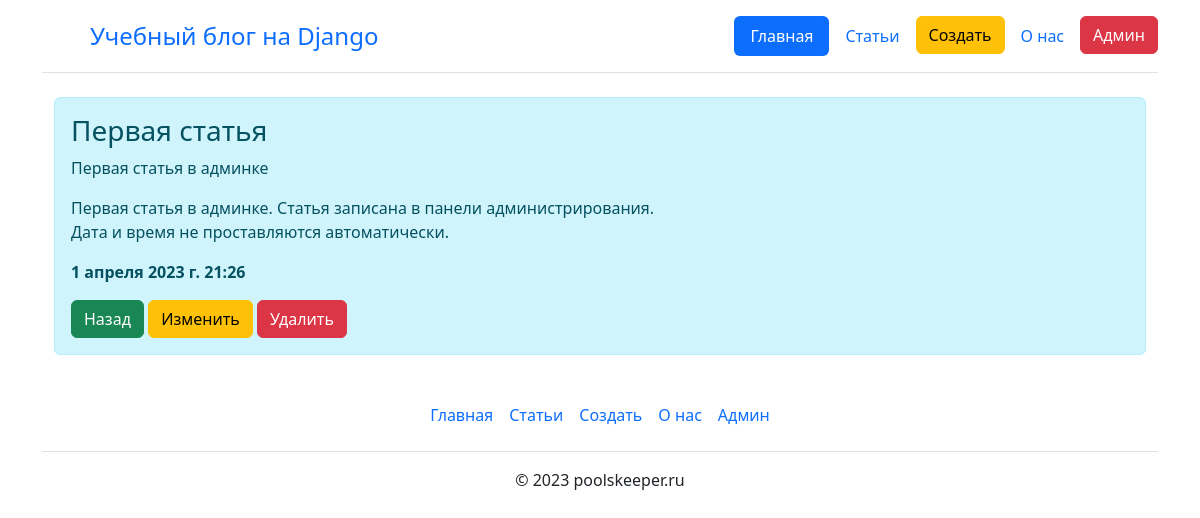
/detail/1, run on the app's committed database.
### main/models.py (models this page shows, shortened)
class Article(models.Model):
    id = models.AutoField('id', primary_key=True)
    title = models.CharField('Заголовок', max_length=100, null=False)
    intro = models.CharField('Анонс', max_length=300, null=False)
    text = models.TextField('Статья', null=False)
    date = models.DateTimeField('Время', default=timezone.now())
    class Meta:
        verbose_name = 'Статья'
        verbose_name_plural = 'Статьи'

### main/views.py (the view)
# urls.py: path('detail/<int:id>', views.detail, name='detail'),
def detail(request, id):
    article = Article.objects.get(pk=id)
    return render(request, 'main/detail.html', {
        'title': article.title,
        'article': article,
    })

### main/templates/main/detail.html (shortened to what this page needs)
{% extends 'main/base.html' %}
{% block body %}
            <div class="alert alert-info mt-2" >
                <h3>{{ article.title }}</h3>
                <p>{{ article.intro }}</p>
                <p>{{ article.text|linebreaks }}</p>
                <p><b>{{ article.date }} </b></p>
                <a href="{% url 'articles' %}" class="btn btn-success">Назад</a>
                <a href="{% url 'update' article.id %}" class="btn btn-warning">Изменить</a>
                <a href="{% url 'delete' article.id %}" class="btn btn-danger">Удалить</a>
            </div>
{% endblock %}

### data on the page
Article: title "Первая статья", intro "Первая статья в админке", text "Первая статья в админке. Статья записана в панели администрирования. Дата и время не проставляются автоматически.", date "1 апреля 2023 г. 21:26"
